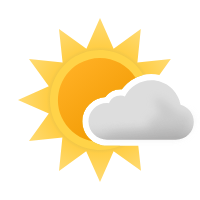
#> input picture symbols/02d.png, 200 x 200 px; its folder holds only this picture in this run
$ python convert.py
#> lines starting #> are read from the running program, lines starting #| are printed output that depends on the picture; after the words box and inside, x2 and y2 are one past the last pixel; in counts of white or black regions, pixels touching at a corner belong together
import os
from PIL import Image

INPUT_FOLDER = "symbols"          # Endre til mappen med ikonene dine
OUTPUT_FOLDER = "output_bw"     # Mappen hvor resultatet lagres
THRESHOLD = 180                 # Juster for hvor "lyst" bildet må være for å bli hvitt

os.makedirs(OUTPUT_FOLDER, exist_ok=True)

for file in os.listdir(INPUT_FOLDER):
    if file.lower().endswith(".png"):
        img_path = os.path.join(INPUT_FOLDER, file)
        img = Image.open(img_path)
#> img is the input picture: PIL image 200x200 RGBA; mean R, G, B, A 89.1, 75.5, 43.3, 88.1

        # Konverter til gråtoner
        img_gray = img.convert("L")
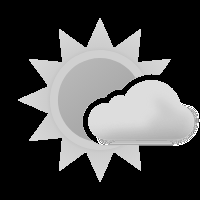
#> img_gray: PIL image 200x200 L; min 0, max 255, mean 75.9

        # Konverter gråtoner til ren svart/hvitt (binary)
        img_bw = img_gray.point(lambda x: 0 if x > THRESHOLD else 1, '1')
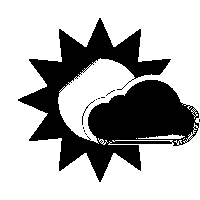
#> img_bw: PIL image 200x200 1; 70.1% white; 10 black regions (8 under 20 px), largest, box (x1, y1, x2, y2) and area: (18, 18, 199, 182) 11917, (82, 100, 95, 125) 27

        # Lagre nytt bilde
        output_path = os.path.join(OUTPUT_FOLDER, file)
        img_bw.save(output_path)

        print(f"Konvertert: {file}")

$ run again, on symbols/02m.png
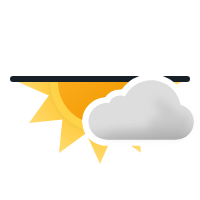
#> input picture symbols/02m.png, 200 x 200 px
#> img is the input picture: PIL image 200x200 RGBA; mean R, G, B, A 49.9, 45.1, 34, 55.2
#> `img_gray = img.convert("L")`:
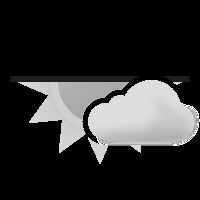
#> img_gray: PIL image 200x200 L; min 0, max 255, mean 45.3
#> `img_bw = img_gray.point(lambda x: 0 if x > THRESHOLD else 1, '1')`:
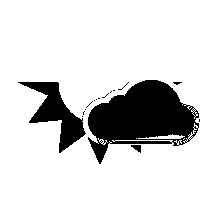
#> img_bw: PIL image 200x200 1; 82.3% white; 16 black regions (13 under 20 px), largest, box (x1, y1, x2, y2) and area: (88, 80, 199, 164) 5247, (18, 82, 86, 153) 1716, (131, 145, 141, 153) 49
